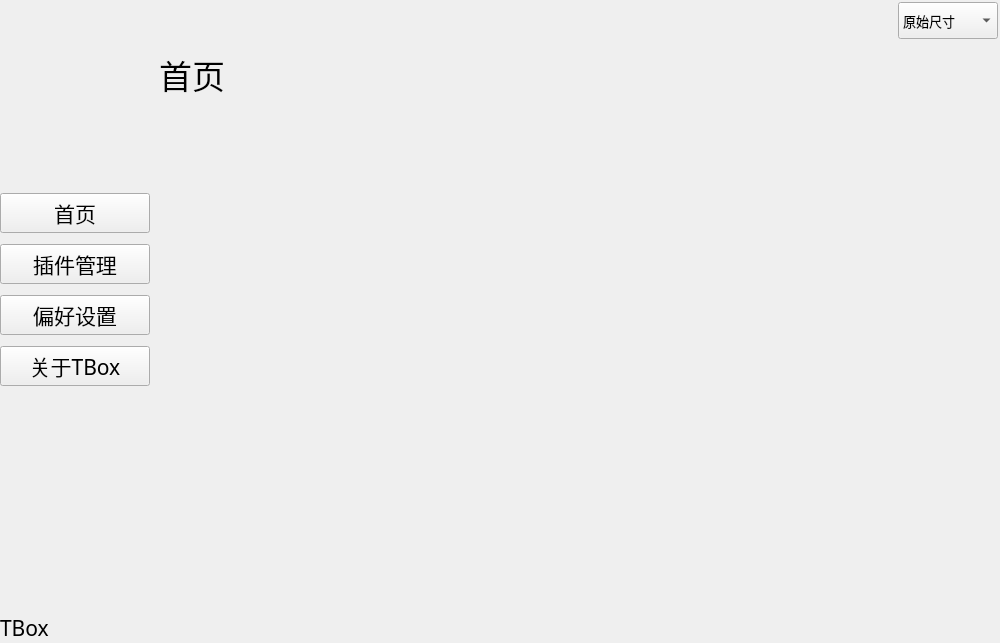
<?xml version="1.0" encoding="UTF-8"?>
<ui version="4.0">
 <class>Widget</class>
 <widget class="QWidget" name="Widget">
  <property name="geometry">
   <rect>
    <x>0</x>
    <y>0</y>
    <width>1000</width>
    <height>640</height>
   </rect>
  </property>
  <property name="windowTitle">
   <string>TBox</string>
  </property>
  <property name="styleSheet">
   <string notr="true"/>
  </property>
  <layout class="QVBoxLayout" name="verticalLayout" stretch="1,15">
   <property name="spacing">
    <number>0</number>
   </property>
   <property name="leftMargin">
    <number>0</number>
   </property>
   <property name="topMargin">
    <number>0</number>
   </property>
   <property name="rightMargin">
    <number>0</number>
   </property>
   <property name="bottomMargin">
    <number>0</number>
   </property>
   <item>
    <widget class="QWidget" name="titleWidget" native="true">
     <property name="styleSheet">
      <string notr="true"/>
     </property>
     <layout class="QHBoxLayout" name="horizontalLayout" stretch="3,64,3,8">
      <property name="leftMargin">
       <number>2</number>
      </property>
      <property name="topMargin">
       <number>2</number>
      </property>
      <property name="rightMargin">
       <number>2</number>
      </property>
      <property name="bottomMargin">
       <number>2</number>
      </property>
      <item>
       <widget class="QToolButton" name="returnButton">
        <property name="sizePolicy">
         <sizepolicy hsizetype="Preferred" vsizetype="Preferred">
          <horstretch>0</horstretch>
          <verstretch>0</verstretch>
         </sizepolicy>
        </property>
        <property name="text">
         <string/>
        </property>
        <property name="icon">
         <iconset resource="res.qrc">
          <normaloff>:/resource/return.png</normaloff>:/resource/return.png</iconset>
        </property>
        <property name="iconSize">
         <size>
          <width>30</width>
          <height>30</height>
         </size>
        </property>
        <property name="autoRaise">
         <bool>true</bool>
        </property>
       </widget>
      </item>
      <item>
       <widget class="QWidget" name="tabWidget" native="true">
        <layout class="QHBoxLayout" name="tabshorizontalLayout">
         <property name="leftMargin">
          <number>11</number>
         </property>
         <property name="topMargin">
          <number>2</number>
         </property>
         <property name="bottomMargin">
          <number>2</number>
         </property>
         <item>
          <spacer name="horizontalSpacer_3">
           <property name="orientation">
            <enum>Qt::Horizontal</enum>
           </property>
           <property name="sizeHint" stdset="0">
            <size>
             <width>774</width>
             <height>20</height>
            </size>
           </property>
          </spacer>
         </item>
        </layout>
       </widget>
      </item>
      <item>
       <widget class="QToolButton" name="closeButton">
        <property name="sizePolicy">
         <sizepolicy hsizetype="Preferred" vsizetype="Preferred">
          <horstretch>0</horstretch>
          <verstretch>0</verstretch>
         </sizepolicy>
        </property>
        <property name="text">
         <string/>
        </property>
        <property name="icon">
         <iconset resource="res.qrc">
          <normaloff>:/resource/close.png</normaloff>:/resource/close.png</iconset>
        </property>
        <property name="iconSize">
         <size>
          <width>30</width>
          <height>30</height>
         </size>
        </property>
        <property name="autoRaise">
         <bool>true</bool>
        </property>
       </widget>
      </item>
      <item>
       <widget class="QComboBox" name="screenComboBox">
        <property name="sizePolicy">
         <sizepolicy hsizetype="Preferred" vsizetype="Expanding">
          <horstretch>0</horstretch>
          <verstretch>0</verstretch>
         </sizepolicy>
        </property>
        <property name="font">
         <font>
          <family>楷体</family>
          <pointsize>10</pointsize>
         </font>
        </property>
        <item>
         <property name="text">
          <string>原始尺寸</string>
         </property>
        </item>
        <item>
         <property name="text">
          <string>适应TBox</string>
         </property>
        </item>
       </widget>
      </item>
     </layout>
    </widget>
   </item>
   <item>
    <widget class="QStackedWidget" name="mainWidget">
     <property name="currentIndex">
      <number>1</number>
     </property>
     <widget class="QWidget" name="pluginPage">
      <layout class="QGridLayout" name="gridLayout">
       <property name="leftMargin">
        <number>0</number>
       </property>
       <property name="topMargin">
        <number>0</number>
       </property>
       <property name="rightMargin">
        <number>0</number>
       </property>
       <property name="bottomMargin">
        <number>0</number>
       </property>
       <property name="spacing">
        <number>0</number>
       </property>
       <item row="0" column="0">
        <widget class="QScrollArea" name="pluginWidget">
         <property name="widgetResizable">
          <bool>true</bool>
         </property>
         <widget class="QWidget" name="scrollAreaWidgetContents">
          <property name="geometry">
           <rect>
            <x>0</x>
            <y>0</y>
            <width>998</width>
            <height>598</height>
           </rect>
          </property>
         </widget>
        </widget>
       </item>
      </layout>
     </widget>
     <widget class="QWidget" name="homePage">
      <layout class="QHBoxLayout" name="horizontalLayout_2" stretch="3,17">
       <property name="spacing">
        <number>0</number>
       </property>
       <property name="leftMargin">
        <number>0</number>
       </property>
       <property name="topMargin">
        <number>0</number>
       </property>
       <property name="rightMargin">
        <number>0</number>
       </property>
       <property name="bottomMargin">
        <number>0</number>
       </property>
       <item>
        <widget class="QWidget" name="sideWidget" native="true">
         <layout class="QGridLayout" name="gridLayout_2" rowstretch="4,1,1,1,1,6,1">
          <property name="leftMargin">
           <number>0</number>
          </property>
          <property name="topMargin">
           <number>0</number>
          </property>
          <property name="rightMargin">
           <number>0</number>
          </property>
          <property name="bottomMargin">
           <number>0</number>
          </property>
          <property name="horizontalSpacing">
           <number>0</number>
          </property>
          <property name="verticalSpacing">
           <number>11</number>
          </property>
          <item row="6" column="0">
           <widget class="QLabel" name="TBoxLabel">
            <property name="font">
             <font>
              <family>宋体</family>
              <pointsize>16</pointsize>
             </font>
            </property>
            <property name="text">
             <string>TBox</string>
            </property>
            <property name="alignment">
             <set>Qt::AlignBottom|Qt::AlignLeading|Qt::AlignLeft</set>
            </property>
           </widget>
          </item>
          <item row="4" column="0" colspan="2">
           <widget class="QPushButton" name="aboutButton">
            <property name="sizePolicy">
             <sizepolicy hsizetype="Preferred" vsizetype="Preferred">
              <horstretch>0</horstretch>
              <verstretch>0</verstretch>
             </sizepolicy>
            </property>
            <property name="font">
             <font>
              <family>宋体</family>
              <pointsize>16</pointsize>
             </font>
            </property>
            <property name="text">
             <string>关于TBox</string>
            </property>
           </widget>
          </item>
          <item row="2" column="0" colspan="2">
           <widget class="QPushButton" name="manageButton">
            <property name="sizePolicy">
             <sizepolicy hsizetype="Preferred" vsizetype="Preferred">
              <horstretch>0</horstretch>
              <verstretch>0</verstretch>
             </sizepolicy>
            </property>
            <property name="font">
             <font>
              <family>宋体</family>
              <pointsize>16</pointsize>
             </font>
            </property>
            <property name="text">
             <string>插件管理</string>
            </property>
           </widget>
          </item>
          <item row="0" column="0" colspan="2">
           <widget class="Logo" name="logoWidget" native="true">
            <property name="styleSheet">
             <string notr="true"/>
            </property>
           </widget>
          </item>
          <item row="3" column="0" colspan="2">
           <widget class="QPushButton" name="settingsButton">
            <property name="sizePolicy">
             <sizepolicy hsizetype="Preferred" vsizetype="Preferred">
              <horstretch>0</horstretch>
              <verstretch>0</verstretch>
             </sizepolicy>
            </property>
            <property name="font">
             <font>
              <family>宋体</family>
              <pointsize>16</pointsize>
             </font>
            </property>
            <property name="text">
             <string>偏好设置</string>
            </property>
           </widget>
          </item>
          <item row="6" column="1">
           <widget class="QLabel" name="TBoxVersionLabel">
            <property name="font">
             <font>
              <family>宋体</family>
              <pointsize>12</pointsize>
              <weight>50</weight>
              <bold>false</bold>
             </font>
            </property>
            <property name="text">
             <string/>
            </property>
            <property name="alignment">
             <set>Qt::AlignBottom|Qt::AlignLeading|Qt::AlignLeft</set>
            </property>
           </widget>
          </item>
          <item row="1" column="0" colspan="2">
           <widget class="QPushButton" name="firstButton">
            <property name="sizePolicy">
             <sizepolicy hsizetype="Preferred" vsizetype="Preferred">
              <horstretch>0</horstretch>
              <verstretch>0</verstretch>
             </sizepolicy>
            </property>
            <property name="font">
             <font>
              <family>宋体</family>
              <pointsize>16</pointsize>
             </font>
            </property>
            <property name="text">
             <string>首页</string>
            </property>
           </widget>
          </item>
          <item row="5" column="0">
           <spacer name="verticalSpacer">
            <property name="orientation">
             <enum>Qt::Vertical</enum>
            </property>
            <property name="sizeHint" stdset="0">
             <size>
              <width>20</width>
              <height>40</height>
             </size>
            </property>
           </spacer>
          </item>
         </layout>
        </widget>
       </item>
       <item>
        <widget class="QStackedWidget" name="stackedWidget">
         <widget class="QWidget" name="firstPage">
          <layout class="QVBoxLayout" name="verticalLayout_2" stretch="1,20">
           <item>
            <widget class="QLabel" name="firstPageLabel">
             <property name="font">
              <font>
               <family>楷体</family>
               <pointsize>25</pointsize>
              </font>
             </property>
             <property name="text">
              <string>首页</string>
             </property>
            </widget>
           </item>
           <item>
            <widget class="InstallWidget" name="installWidget" native="true"/>
           </item>
          </layout>
         </widget>
         <widget class="QWidget" name="managePage">
          <layout class="QGridLayout" name="gridLayout_3" columnstretch="2,0,1,2">
           <item row="1" column="2">
            <widget class="QComboBox" name="findComboBox">
             <property name="sizePolicy">
              <sizepolicy hsizetype="Preferred" vsizetype="Preferred">
               <horstretch>0</horstretch>
               <verstretch>0</verstretch>
              </sizepolicy>
             </property>
             <property name="font">
              <font>
               <family>楷体</family>
               <pointsize>12</pointsize>
              </font>
             </property>
             <item>
              <property name="text">
               <string>插件名</string>
              </property>
             </item>
             <item>
              <property name="text">
               <string>作者</string>
              </property>
             </item>
             <item>
              <property name="text">
               <string>类别</string>
              </property>
             </item>
             <item>
              <property name="text">
               <string>描述</string>
              </property>
             </item>
            </widget>
           </item>
           <item row="1" column="3">
            <widget class="QWidget" name="findWidget" native="true">
             <property name="styleSheet">
              <string notr="true"/>
             </property>
             <layout class="QHBoxLayout" name="horizontalLayout_3" stretch="1,8,1">
              <property name="spacing">
               <number>0</number>
              </property>
              <property name="leftMargin">
               <number>0</number>
              </property>
              <property name="topMargin">
               <number>0</number>
              </property>
              <property name="rightMargin">
               <number>0</number>
              </property>
              <property name="bottomMargin">
               <number>0</number>
              </property>
              <item>
               <widget class="QToolButton" name="findButton">
                <property name="sizePolicy">
                 <sizepolicy hsizetype="Preferred" vsizetype="Preferred">
                  <horstretch>0</horstretch>
                  <verstretch>0</verstretch>
                 </sizepolicy>
                </property>
                <property name="styleSheet">
                 <string notr="true"/>
                </property>
                <property name="text">
                 <string/>
                </property>
                <property name="icon">
                 <iconset resource="res.qrc">
                  <normaloff>:/resource/find.png</normaloff>:/resource/find.png</iconset>
                </property>
                <property name="iconSize">
                 <size>
                  <width>25</width>
                  <height>25</height>
                 </size>
                </property>
                <property name="autoRaise">
                 <bool>true</bool>
                </property>
               </widget>
              </item>
              <item>
               <widget class="QLineEdit" name="findLineEdit">
                <property name="sizePolicy">
                 <sizepolicy hsizetype="Preferred" vsizetype="Preferred">
                  <horstretch>0</horstretch>
                  <verstretch>0</verstretch>
                 </sizepolicy>
                </property>
                <property name="font">
                 <font>
                  <family>楷体</family>
                  <pointsize>12</pointsize>
                 </font>
                </property>
               </widget>
              </item>
              <item>
               <widget class="QToolButton" name="clearButton">
                <property name="sizePolicy">
                 <sizepolicy hsizetype="Preferred" vsizetype="Preferred">
                  <horstretch>0</horstretch>
                  <verstretch>0</verstretch>
                 </sizepolicy>
                </property>
                <property name="styleSheet">
                 <string notr="true"/>
                </property>
                <property name="text">
                 <string/>
                </property>
                <property name="icon">
                 <iconset resource="res.qrc">
                  <normaloff>:/resource/close.png</normaloff>:/resource/close.png</iconset>
                </property>
                <property name="iconSize">
                 <size>
                  <width>25</width>
                  <height>25</height>
                 </size>
                </property>
                <property name="autoRaise">
                 <bool>true</bool>
                </property>
               </widget>
              </item>
             </layout>
            </widget>
           </item>
           <item row="2" column="0" colspan="4">
            <widget class="QListWidget" name="listWidget"/>
           </item>
           <item row="1" column="0">
            <spacer name="horizontalSpacer">
             <property name="orientation">
              <enum>Qt::Horizontal</enum>
             </property>
             <property name="sizeHint" stdset="0">
              <size>
               <width>320</width>
               <height>28</height>
              </size>
             </property>
            </spacer>
           </item>
           <item row="0" column="0" colspan="3">
            <widget class="QLabel" name="managePageLabel">
             <property name="font">
              <font>
               <family>楷体</family>
               <pointsize>25</pointsize>
              </font>
             </property>
             <property name="text">
              <string>插件管理</string>
             </property>
            </widget>
           </item>
          </layout>
         </widget>
         <widget class="QWidget" name="settingsPage">
          <layout class="QGridLayout" name="gridLayout_8" rowstretch="1,5,5,5" columnstretch="5,0">
           <item row="2" column="0">
            <widget class="QGroupBox" name="systemGroupBox">
             <property name="font">
              <font>
               <family>楷体</family>
               <pointsize>15</pointsize>
              </font>
             </property>
             <property name="styleSheet">
              <string notr="true"/>
             </property>
             <property name="title">
              <string>系统</string>
             </property>
             <layout class="QGridLayout" name="gridLayout_9" rowstretch="1,1,0" columnstretch="1,1">
              <item row="1" column="0">
               <widget class="QLabel" name="interfaceLabel">
                <property name="font">
                 <font>
                  <family>楷体</family>
                  <pointsize>15</pointsize>
                 </font>
                </property>
                <property name="text">
                 <string>规范接口类</string>
                </property>
               </widget>
              </item>
              <item row="0" column="0">
               <widget class="QLabel" name="trayLabel">
                <property name="font">
                 <font>
                  <family>楷体</family>
                  <pointsize>15</pointsize>
                 </font>
                </property>
                <property name="text">
                 <string>系统托盘</string>
                </property>
               </widget>
              </item>
              <item row="0" column="1">
               <widget class="QComboBox" name="trayComboBox">
                <property name="font">
                 <font>
                  <family>楷体</family>
                  <pointsize>15</pointsize>
                 </font>
                </property>
                <property name="layoutDirection">
                 <enum>Qt::LeftToRight</enum>
                </property>
                <property name="styleSheet">
                 <string notr="true"/>
                </property>
                <item>
                 <property name="text">
                  <string>关闭</string>
                 </property>
                </item>
                <item>
                 <property name="text">
                  <string>启用</string>
                 </property>
                </item>
               </widget>
              </item>
              <item row="1" column="1">
               <widget class="QPushButton" name="downloadButton">
                <property name="sizePolicy">
                 <sizepolicy hsizetype="Preferred" vsizetype="Fixed">
                  <horstretch>0</horstretch>
                  <verstretch>0</verstretch>
                 </sizepolicy>
                </property>
                <property name="font">
                 <font>
                  <family>楷体</family>
                  <pointsize>15</pointsize>
                 </font>
                </property>
                <property name="text">
                 <string>下载接口类</string>
                </property>
               </widget>
              </item>
              <item row="2" column="0">
               <widget class="QLabel" name="versionUpdateLabel">
                <property name="font">
                 <font>
                  <family>楷体</family>
                  <pointsize>15</pointsize>
                 </font>
                </property>
                <property name="text">
                 <string>TBox版本更新</string>
                </property>
               </widget>
              </item>
              <item row="2" column="1">
               <widget class="QPushButton" name="versionUpdateButton">
                <property name="font">
                 <font>
                  <family>楷体</family>
                  <pointsize>15</pointsize>
                 </font>
                </property>
                <property name="text">
                 <string>启动更新程序</string>
                </property>
               </widget>
              </item>
             </layout>
            </widget>
           </item>
           <item row="0" column="0">
            <widget class="QLabel" name="settingsPageLabel">
             <property name="font">
              <font>
               <family>楷体</family>
               <pointsize>25</pointsize>
              </font>
             </property>
             <property name="text">
              <string>偏好设置</string>
             </property>
            </widget>
           </item>
           <item row="3" column="0">
            <widget class="QGroupBox" name="logoGroupBox">
             <property name="font">
              <font>
               <family>楷体</family>
               <pointsize>15</pointsize>
              </font>
             </property>
             <property name="styleSheet">
              <string notr="true"/>
             </property>
             <property name="title">
              <string>logo</string>
             </property>
             <layout class="QGridLayout" name="gridLayout_7" rowstretch="1,1,1" columnstretch="1,1">
              <item row="0" column="0">
               <widget class="QLabel" name="modeLabel">
                <property name="font">
                 <font>
                  <family>楷体</family>
                  <pointsize>15</pointsize>
                 </font>
                </property>
                <property name="text">
                 <string>旋转模式</string>
                </property>
               </widget>
              </item>
              <item row="0" column="1">
               <widget class="QComboBox" name="logoModeComboBox">
                <property name="font">
                 <font>
                  <family>楷体</family>
                  <pointsize>15</pointsize>
                 </font>
                </property>
                <property name="layoutDirection">
                 <enum>Qt::LeftToRight</enum>
                </property>
                <property name="styleSheet">
                 <string notr="true"/>
                </property>
                <item>
                 <property name="text">
                  <string>关闭</string>
                 </property>
                </item>
                <item>
                 <property name="text">
                  <string>手动旋转</string>
                 </property>
                </item>
                <item>
                 <property name="text">
                  <string>手动跳动</string>
                 </property>
                </item>
                <item>
                 <property name="text">
                  <string>自动旋转</string>
                 </property>
                </item>
                <item>
                 <property name="text">
                  <string>自动跳动</string>
                 </property>
                </item>
               </widget>
              </item>
              <item row="1" column="0">
               <widget class="QLabel" name="logoPictureLabel">
                <property name="font">
                 <font>
                  <family>楷体</family>
                  <pointsize>15</pointsize>
                 </font>
                </property>
                <property name="text">
                 <string>系统logo</string>
                </property>
               </widget>
              </item>
              <item row="1" column="1">
               <widget class="QComboBox" name="logoPictureComboBox">
                <property name="font">
                 <font>
                  <family>楷体</family>
                  <pointsize>15</pointsize>
                 </font>
                </property>
                <property name="layoutDirection">
                 <enum>Qt::LeftToRight</enum>
                </property>
                <property name="styleSheet">
                 <string notr="true"/>
                </property>
               </widget>
              </item>
              <item row="2" column="0">
               <widget class="QLabel" name="speedLabel">
                <property name="font">
                 <font>
                  <family>楷体</family>
                  <pointsize>15</pointsize>
                 </font>
                </property>
                <property name="text">
                 <string>旋转速率</string>
                </property>
               </widget>
              </item>
              <item row="2" column="1">
               <widget class="QSlider" name="speedSlider">
                <property name="minimum">
                 <number>5</number>
                </property>
                <property name="maximum">
                 <number>60</number>
                </property>
                <property name="value">
                 <number>60</number>
                </property>
                <property name="orientation">
                 <enum>Qt::Horizontal</enum>
                </property>
               </widget>
              </item>
             </layout>
            </widget>
           </item>
           <item row="0" column="1">
            <widget class="QPushButton" name="saveButton">
             <property name="sizePolicy">
              <sizepolicy hsizetype="Preferred" vsizetype="Preferred">
               <horstretch>0</horstretch>
               <verstretch>0</verstretch>
              </sizepolicy>
             </property>
             <property name="font">
              <font>
               <family>楷体</family>
               <pointsize>14</pointsize>
              </font>
             </property>
             <property name="text">
              <string>保存设置</string>
             </property>
            </widget>
           </item>
           <item row="1" column="0">
            <widget class="QGroupBox" name="appearanceGroupBox">
             <property name="font">
              <font>
               <family>楷体</family>
               <pointsize>15</pointsize>
              </font>
             </property>
             <property name="styleSheet">
              <string notr="true"/>
             </property>
             <property name="title">
              <string>外观</string>
             </property>
             <layout class="QGridLayout" name="gridLayout_6" rowstretch="1,1,0" columnstretch="1,1">
              <item row="0" column="1">
               <widget class="QComboBox" name="themeComboBox">
                <property name="font">
                 <font>
                  <family>楷体</family>
                  <pointsize>15</pointsize>
                 </font>
                </property>
                <property name="layoutDirection">
                 <enum>Qt::LeftToRight</enum>
                </property>
                <property name="styleSheet">
                 <string notr="true"/>
                </property>
               </widget>
              </item>
              <item row="1" column="0">
               <widget class="QLabel" name="windowOpacityLabel">
                <property name="font">
                 <font>
                  <family>楷体</family>
                  <pointsize>15</pointsize>
                 </font>
                </property>
                <property name="text">
                 <string>不透明度</string>
                </property>
               </widget>
              </item>
              <item row="0" column="0">
               <widget class="QLabel" name="themeLabel">
                <property name="font">
                 <font>
                  <family>楷体</family>
                  <pointsize>15</pointsize>
                 </font>
                </property>
                <property name="text">
                 <string>主题</string>
                </property>
               </widget>
              </item>
              <item row="1" column="1">
               <widget class="QSlider" name="windowOpacitySlider">
                <property name="styleSheet">
                 <string notr="true"/>
                </property>
                <property name="minimum">
                 <number>15</number>
                </property>
                <property name="maximum">
                 <number>100</number>
                </property>
                <property name="sliderPosition">
                 <number>100</number>
                </property>
                <property name="orientation">
                 <enum>Qt::Horizontal</enum>
                </property>
               </widget>
              </item>
              <item row="2" column="0">
               <widget class="QLabel" name="myLogoLabel">
                <property name="font">
                 <font>
                  <family>楷体</family>
                  <pointsize>15</pointsize>
                 </font>
                </property>
                <property name="text">
                 <string>自定义logo</string>
                </property>
               </widget>
              </item>
              <item row="2" column="1">
               <widget class="QComboBox" name="myLogoComboBox">
                <property name="font">
                 <font>
                  <family>楷体</family>
                  <pointsize>15</pointsize>
                 </font>
                </property>
                <item>
                 <property name="text">
                  <string>关闭</string>
                 </property>
                </item>
               </widget>
              </item>
             </layout>
            </widget>
           </item>
          </layout>
         </widget>
         <widget class="QWidget" name="aboutPage">
          <layout class="QGridLayout" name="gridLayout_4">
           <property name="leftMargin">
            <number>50</number>
           </property>
           <property name="topMargin">
            <number>50</number>
           </property>
           <property name="rightMargin">
            <number>50</number>
           </property>
           <property name="bottomMargin">
            <number>50</number>
           </property>
           <item row="0" column="0">
            <widget class="QFrame" name="aboutWidget">
             <property name="styleSheet">
              <string notr="true"/>
             </property>
             <property name="frameShape">
              <enum>QFrame::StyledPanel</enum>
             </property>
             <property name="frameShadow">
              <enum>QFrame::Raised</enum>
             </property>
             <layout class="QGridLayout" name="gridLayout_5" columnstretch="1,6">
              <item row="0" column="0">
               <widget class="Logo" name="logoWidget_2" native="true"/>
              </item>
              <item row="0" column="1">
               <widget class="QLabel" name="TBoxLabel_2">
                <property name="font">
                 <font>
                  <family>宋体</family>
                  <pointsize>40</pointsize>
                 </font>
                </property>
                <property name="text">
                 <string>TBox</string>
                </property>
               </widget>
              </item>
              <item row="2" column="0" colspan="2">
               <widget class="QTextEdit" name="aboutTextEdit">
                <property name="font">
                 <font>
                  <family>楷体</family>
                  <pointsize>14</pointsize>
                 </font>
                </property>
                <property name="styleSheet">
                 <string notr="true"/>
                </property>
                <property name="readOnly">
                 <bool>true</bool>
                </property>
                <property name="html">
                 <string>&lt;!DOCTYPE HTML PUBLIC &quot;-//W3C//DTD HTML 4.0//EN&quot; &quot;http://www.w3.org/TR/REC-html40/strict.dtd&quot;&gt;
&lt;html&gt;&lt;head&gt;&lt;meta name=&quot;qrichtext&quot; content=&quot;1&quot; /&gt;&lt;style type=&quot;text/css&quot;&gt;
p, li { white-space: pre-wrap; }
&lt;/style&gt;&lt;/head&gt;&lt;body style=&quot; font-family:'楷体'; font-size:14pt; font-weight:400; font-style:normal;&quot;&gt;
&lt;p style=&quot;-qt-paragraph-type:empty; margin-top:0px; margin-bottom:0px; margin-left:0px; margin-right:0px; -qt-block-indent:0; text-indent:0px; font-family:'楷体';&quot;&gt;&lt;br /&gt;&lt;/p&gt;&lt;/body&gt;&lt;/html&gt;</string>
                </property>
               </widget>
              </item>
              <item row="1" column="0" colspan="2">
               <widget class="QLabel" name="TBoxVersionLabel_2">
                <property name="font">
                 <font>
                  <family>楷体</family>
                  <pointsize>12</pointsize>
                  <weight>50</weight>
                  <bold>false</bold>
                 </font>
                </property>
                <property name="text">
                 <string/>
                </property>
               </widget>
              </item>
              <item row="3" column="0" colspan="2">
               <widget class="QLabel" name="authorLabel">
                <property name="font">
                 <font>
                  <family>新宋体</family>
                  <pointsize>12</pointsize>
                 </font>
                </property>
                <property name="text">
                 <string>author: twz     supporter: lzf</string>
                </property>
               </widget>
              </item>
             </layout>
            </widget>
           </item>
          </layout>
         </widget>
        </widget>
       </item>
      </layout>
     </widget>
    </widget>
   </item>
  </layout>
 </widget>
 <customwidgets>
  <customwidget>
   <class>Logo</class>
   <extends>QWidget</extends>
   <header>Element.h</header>
   <container>1</container>
  </customwidget>
  <customwidget>
   <class>InstallWidget</class>
   <extends>QWidget</extends>
   <header location="global">installwidget.h</header>
   <container>1</container>
  </customwidget>
 </customwidgets>
 <resources>
  <include location="res.qrc"/>
 </resources>
 <connections/>
</ui>
